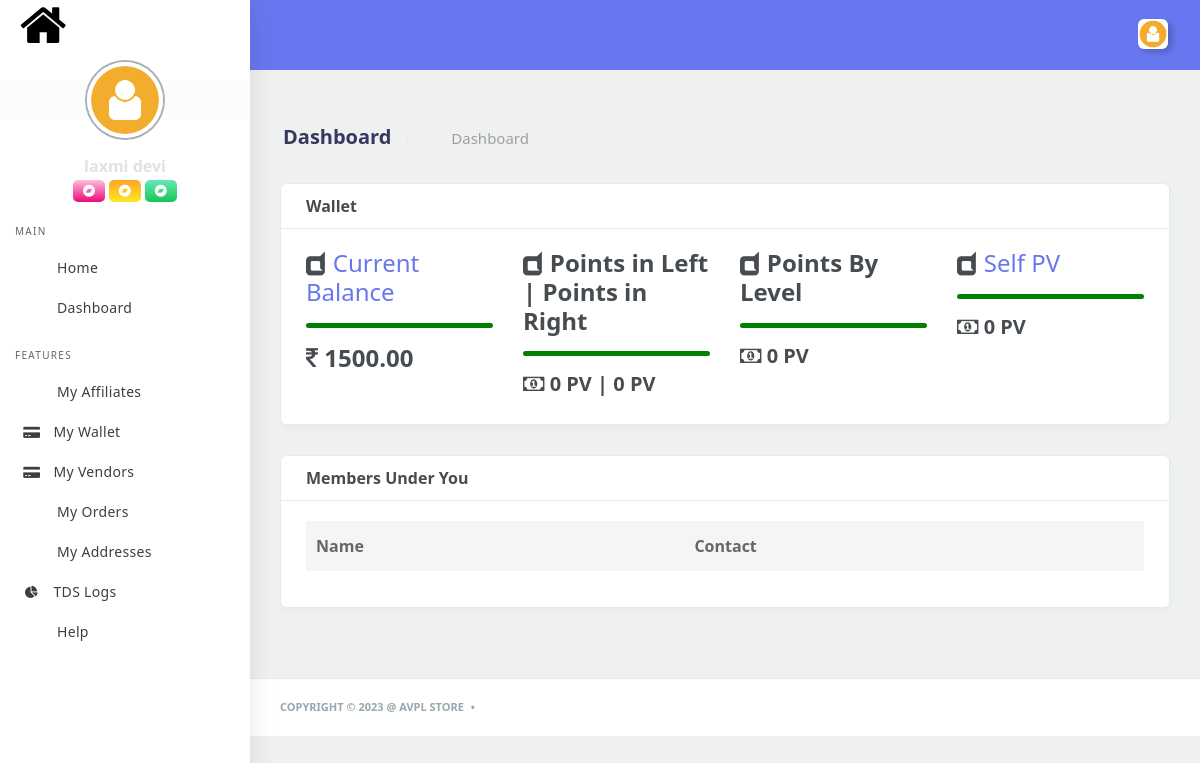
The app's page /user/ (signed in) with its own data.
### user_app/models.py (models this page shows, shortened)
class UserData(models.Model):
	user = models.OneToOneField(User, on_delete=models.CASCADE, related_name='usr')
	first_name = models.CharField(max_length=50, null=True, blank=True)
	last_name = models.CharField(max_length=50, null=True, blank=True)
	phone = models.CharField(max_length=10, null=True, blank=True)
	address = models.CharField(max_length=100, null=True, blank=True)
	zipcode = models.CharField(max_length=20, null=True, blank=True)
	latitude = models.FloatField(null=True, blank=True)
	longitude = models.FloatField(null=True, blank=True)
	gender = models.CharField(max_length=20, null=True, blank=True)
	profile_pic =  models.ImageField(upload_to='profile', null=True, blank=True)
	pv = models.FloatField(default=0.0)
	sponsor = models.ForeignKey(User, on_delete=models.CASCADE, null=True,blank=True)
	is_active = models.BooleanField(default=False)
	subscribed = models.BooleanField(default=False)
	class Meta:
		db_table="UserData"

class UserPV(models.Model):
	user = models.OneToOneField(User, on_delete=models.CASCADE, related_name='userpv')
	right_pv = models.FloatField(default=0.0)
	left_pv = models.FloatField(default=0.0)
	level_pv = models.FloatField(default=0.0)
	class Meta:
		db_table="UserPV"

### main_app/models.py (models this page shows, shortened)
class Wallet(models.Model):
	user = models.ForeignKey(User, on_delete=models.CASCADE)
	current_balance = models.FloatField(default=0.0)
	class Meta:
		db_table="Wallet"

### user_app/views.py (the view)
# urls.py: path('', user_dashboard),
@csrf_exempt
def user_dashboard(request):
	if check_user_authentication(request, 'User'):
		if not Wallet.objects.filter(user=request.user).exists():
			Wallet.objects.create(user=request.user)
		referal_obj = Level_Plan_Referrals.objects.filter(referrals__id=request.user.id).first()
		referals = Level_Plan_Referrals.objects.filter(level_plan_referral=referal_obj)
		dic = {
			'user':UserData.objects.get(user=request.user),
			'tree':fetch_empty_nodes(request.user),
			'referrals':referals,
			'pv':fetch_pv(request.user),
			'wallet':Wallet.objects.filter(user=request.user).first(),
			'notification':get_notifications(request.user),
			'notification_len':len(Notification.objects.filter(user=request.user, read=False)),
		}
		return render(request, 'user_app/dashboard.html', dic)
	else:
		return render(request, '403.html')

### templates/user_app/dashboard.html (shortened to what this page needs)
{% extends 'user_app/base.html' %}
{% load static %}
{% block main %}
            <div class="main-content">
               <section class="section">
                  <div class="section-header">
                     <div class="row">
                        <div class="col-xl-6 col-lg-6 col-md-6 col-sm-12">
                           <div class="section-header-breadcrumb-content">
                              <h1>Dashboard</h1>
                              <div class="section-header-breadcrumb">
                                 <div class="breadcrumb-item active"><a href="/user/"><i class="fas fa-home"></i></a></div>
                                 <div class="breadcrumb-item"><a href="#">Dashboard</a></div>
                              </div>
                           </div>
                        </div>
                     </div>
                  </div>
                  <div class="section-body">
                     <div class="row">
                        <div class="col-12">
                           <div class="card">
                              <div class="card-header">
                                 <h4>Wallet</h4>
                              </div>
                              <div class="card-body">
                                    <div class="row">
                                       <div class="col-lg-3 col-md-12 col-sm-12">
                                          <h4><i class="fa fa-dashcube"></i><a href="/user/wallet"> Current Balance </a></h4>
                                          <hr style="border-width:5px;border-color:green;border-radius:20px;margin-bottm:10px;">
                                          <h4><i class="fa fa-inr"></i> {{wallet.current_balance|floatformat:2}}</h4>
                                       </div>
                                          <div class="col-lg-3 col-md-12 col-sm-12">
                                             <h4><i class="fa fa-dashcube"></i> Points in Left | Points in Right</h4>
                                             <hr style="border-width:5px;border-color:green;border-radius:20px;margin-bottm:10px;">
                                             <h5><i class="fa fa-money"></i> {{pv.left|floatformat:0}} PV | {{pv.right|floatformat:0}} PV </h5>
                                          </div>
                                          <div class="col-lg-3 col-md-12 col-sm-12">
                                             <h4><i class="fa fa-dashcube"></i> Points By Level</h4>
                                             <hr style="border-width:5px;border-color:green;border-radius:20px;margin-bottm:10px;">
                                             <h5><i class="fa fa-money"></i> {{pv.level|floatformat:0}} PV</h5>
                                          </div>
                                          <div class="col-lg-3 col-md-12 col-sm-12">
                                             <h4><i class="fa fa-dashcube"></i> <a href="/user/pvwallet">  Self PV </a></h4>
                                             <hr style="border-width:5px;border-color:green;border-radius:20px;margin-bottm:10px;">
                                             <h5><i class="fa fa-money"></i> {{user.pv|floatformat:0}} PV</h5>
                                          </div>
                              </div>
                           </div>
                        </div>
                     </div>
                  </div>
               </section>
              {% if tree %}
                  <div class="section-body">
                     <div class="row">
                        <div class="col-12">
                           <div class="card">
                              <div class="card-header">
                                 <h4>Members/Nodes Under You(Binary Plan)</h4>
                              </div>
                              <div class="card-body">
                                 <div class="table-responsive">
                                    <table class="table table-striped table-hover" id="tableExport" style="width:100%;">
                                       <thead>
                                          <tr>
                                             <th>Name</th>
                                             <th>Contact</th>
                                          </tr>
                                       </thead>
                                       <tbody>
                                          {% for x in tree.left %}
                                          <tr>
                                             <td>{{ x.usr.first_name|safe }} {{ x.usr.last_name|safe }}</td>
                                             <td>+91-{{ x.usr.phone|safe }}</td>
                                          </tr>
                                          {% endfor %}
                                          {% for x in tree.right %}
                                          <tr>
                                             <td>{{ x.usr.first_name|safe }} {{ x.usr.last_name|safe }}</td>
                                             <td>+91-{{ x.usr.phone|safe }}</td>
                                          </tr>
                                          {% endfor %}
                                       </tbody>
                                    </table>
                                 </div>
                              </div>
                           </div>
                        </div>
                     </div>
                  </div>
               </section>
{% else %}
               <div class="section-body">
                  <div class="row">
                     <div class="col-12">
                        <div class="card">
                           <div class="card-header">
                              <h4>Members Under You</h4>
                           </div>
                           <div class="card-body">
                              <div class="table-responsive">
                                 <table class="table table-striped table-hover" id="tableExport" style="width:100%;">
                                    <thead>
                                       <tr>
                                          <th>Name</th>
                                          <th>Contact</th>
                                       </tr>
                                    </thead>
                                 </table>
                              </div>
                           </div>
                        </div>
                     </div>
                  </div>
               </div>
 {% endif %}
            </div>
{% endblock %}

### templates/user_app/base.html (shortened to what this page needs)
﻿<!DOCTYPE html>
{% load static %}
<html lang="en">
   <head>
      <link rel="stylesheet" href="{% static 'dash/css/app.min.css' %}">
      <link rel="stylesheet" href="{% static 'dash/bundles/jqvmap/dist/jqvmap.min.css' %}">
      <link rel="stylesheet" href="{% static 'dash/bundles/weather-icon/css/weather-icons.min.css' %}">
      <link rel="stylesheet" href="{% static 'dash/bundles/weather-icon/css/weather-icons-wind.min.css' %}">
      <link rel="stylesheet" href="{% static 'dash/bundles/bootstrap-social/bootstrap-social.css' %}">
      <link rel="stylesheet" href="{% static 'dash/bundles/datatables/datatables.min.css' %}">
      <link rel="stylesheet" href="{% static 'dash/bundles/datatables/DataTables-1.10.16/css/dataTables.bootstrap4.min.css' %}">
      <link rel="stylesheet" href="{% static 'dash/css/style.css' %}">
      <link rel="stylesheet" href="{% static 'dash/css/components.css' %}">
      <link rel="stylesheet" href="{% static 'dash/css/custom.css' %}" />
      <link rel="stylesheet" href="https://cdnjs.cloudflare.com/ajax/libs/font-awesome/4.7.0/css/font-awesome.min.css">
   </head>
   <body>
      <div id="app">
         <div class="main-wrapper main-wrapper-1">
            <div class="navbar-bg"></div>
            <nav class="navbar navbar-expand-lg main-navbar">
               <div class="form-inline mr-auto">
                  <ul class="navbar-nav mr-3">
                     <li><a href="#" data-toggle="sidebar" class="nav-link nav-link-lg collapse-btn"><i
                        class="fas fa-bars"></i></a></li>
                     <li><a href="#" class="nav-link nav-link-lg fullscreen-btn">
                        <i class="fas fa-expand"></i>
                        </a>
                     </li>
                  </ul>
               </div>
               <ul class="navbar-nav navbar-right">
                  <li class="dropdown dropdown-list-toggle">
                     <a href="#" onclick="mark_notification_read();" data-toggle="dropdown"
                        class="nav-link notification-toggle nav-link-lg"><i class="far fa-bell"></i>{% if notification_len != 0 %}<span class="notification-count bg-green" id="notification_len">{{notification_len}}</span>{% endif %}</a>
                  </li>
                  <li class="dropdown">
                     <a href="#" data-toggle="dropdown"
                        class="nav-link dropdown-toggle nav-link-lg nav-link-user">
                     <img alt="image" src="{% static 'download.png' %}" class="user-img-radious-style">
                     </a>
                  </li>
               </ul>
            </nav>
            <div class="main-sidebar sidebar-style-2">
               <aside id="sidebar-wrapper">
                  <div class="sidebar-brand">
                     <a href="/">
                     <i class="header-logo fa fa-home" style="font-size: 50px;"></i>
                     </a>
                  </div>
                  <ul class="sidebar-menu">
                     <li class="dropdown active" style="display: block;">
                        <div class="sidebar-profile">
                           <div class="siderbar-profile-pic">
                              {% if user.profile_pic %}
                             <a href="/user/profile"> <img src="{{user.profile_pic.url}}" class="profile-img-circle box-center" alt="User Image"></a>
                             {% else %}
                             <a href="/user/profile"> <img src="{% static 'download.png' %}" class="profile-img-circle box-center" alt="User Image"></a>
                             {% endif %}
                           </div>
                           <div class="siderbar-profile-details">
                              <br>
                              <div class="siderbar-profile-name">{{ user.first_name|safe }} {{ user.last_name|safe }}</div>
                              <span class="badge badge-danger" id="color_red" ><i class="fa fa-bandcamp"></i></span>
                              <span class="badge badge-warning" id="color_yellow"><i class="fa fa-bandcamp"></i></span>
                              <span class="badge badge-success" id="color_green"><i class="fa fa-bandcamp"></i></span>
                           </div>
                        </div>
                     </li>
                     <li class="menu-header">Main</li>
                     <li><a class="nav-link" href="/"><i class="fas fa-home"></i><span>Home</span></a></li>
                     <li><a class="nav-link" href="/user/" onclick="userpv();"><i class="fas fa-desktop"></i><span>Dashboard</span></a></li>
                     <li class="menu-header">Features</li>
                     <li class="dropdown">
                        <a href="#" class="nav-link has-dropdown"><i class="fas fa-sitemap"></i><span>My Affiliates</span></a>
                     </li>
                     <li class="dropdown">
                        <a href="#" class="nav-link has-dropdown"><i class="fa fa-credit-card-alt"></i><span>My Wallet</span></a>
                     </li>
                     <li class="dropdown">
                        <a href="#" class="nav-link has-dropdown"><i class="fa fa-credit-card-alt"></i><span>My Vendors</span></a>
                     </li>
                     <li><a class="nav-link" href="/user/myorder"><i class="fas fa-shopping-bag"></i><span>My Orders</span></a></li>
                     <li><a class="nav-link" href="/user/myaddress"><i class="fas fa-map-marker"></i><span>My Addresses</span></a></li>
                     <li><a class="nav-link" href="/user/tds_log/"><i class="fa fa-pie-chart"></i><span>TDS Logs</span></a></li>
                     <li><a class="nav-link" href="/user/help"><i class="fas fa-question-circle"></i><span>Help</span></a></li>
                      </ul>
               </aside>
            </div>
            {% block main %}{% endblock %}
            <footer class="main-footer">
               <div class="footer-left">
                  Copyright &copy; <script>document.write(new Date().getFullYear());</script> @ AVPL Store
                   <div class="bullet"></div>
               </div>
            </footer>
         </div>
      </div>
   </body>
</html>

### records on screen
UserData: first_name "laxmi", last_name "devi", pv "0"
Wallet: current_balance "1500.00"
UserPV: left "0", right "0", level "0"
